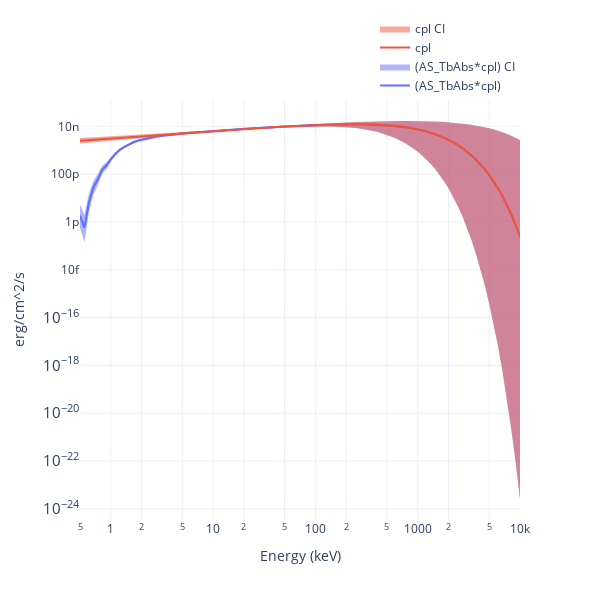

Notebook source saved alongside this figure:
### Code cell
earr = np.logspace(np.log10(0.5), 4, 100)

modelplot = Plot.model(ploter='plotly', style='vFv', CI=True)
fig = modelplot.add_model(model, E=earr, show=False)
fig = modelplot.add_model(cpl_ins, E=earr, show=True)
fig.write_html('intermediate/model.html')
